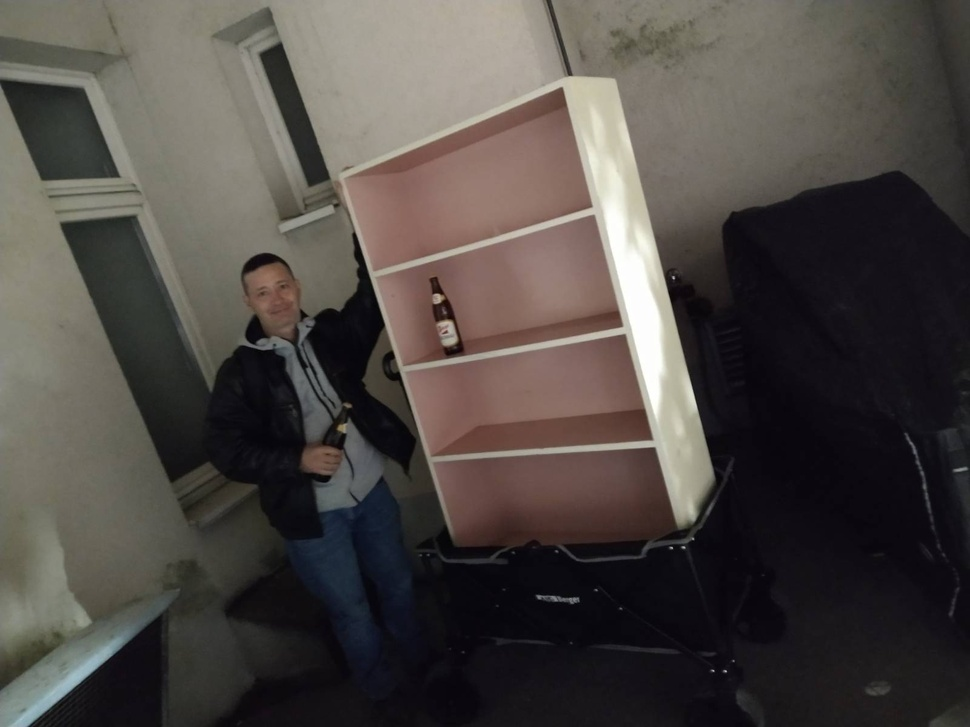
#> input picture test.jpg, 970 x 727 px, shrunk from 1600 x 1200 before the run
$ python testpil.py
#> lines starting #> are read from the running program, lines starting #| are printed output that depends on the picture
from PIL import Image
from PIL import ImageFont
from PIL import ImageDraw

img = Image.open('test.jpg')
#> img is the input picture: PIL image 970x727 RGB; mean R, G, B 78.3, 72.8, 69.1
draw = ImageDraw.Draw(img)
# font = ImageFont.truetype(<font-file>, <font-size>)
font = ImageFont.truetype("MetalMania-Regular.ttf", 100)
# draw.text((x, y),"Sample Text",(r,g,b))
draw.text((100, 0),"Sample Text",(255,255,255),font=font)
img.save('sample-out.jpg')
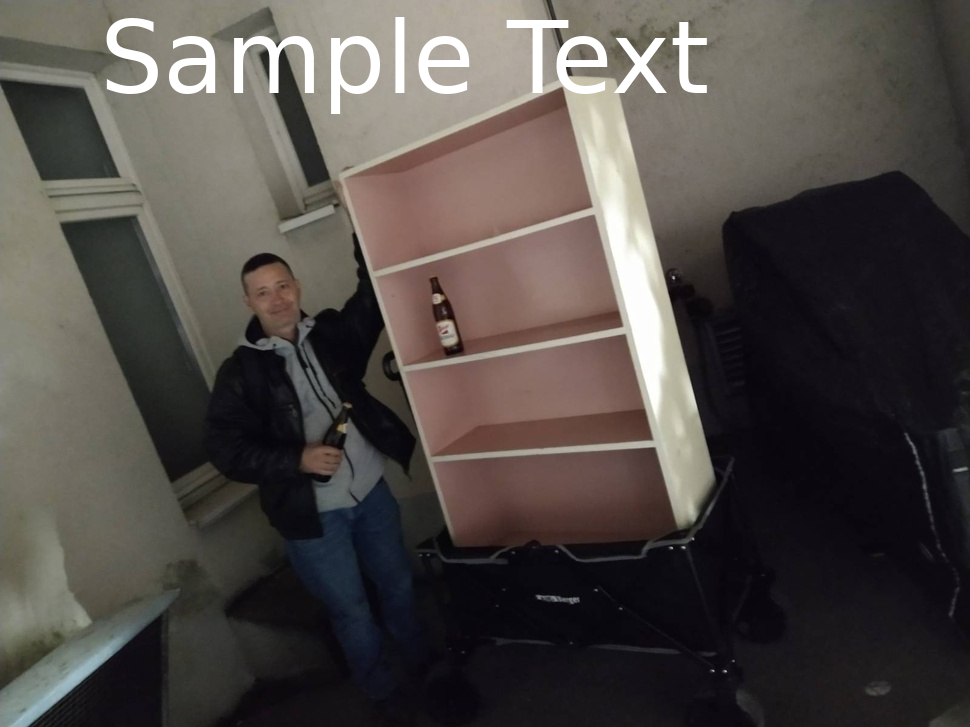
#> saved as sample-out.jpg: PIL image 970x727 RGB; mean R, G, B 80.4, 75, 71.5
